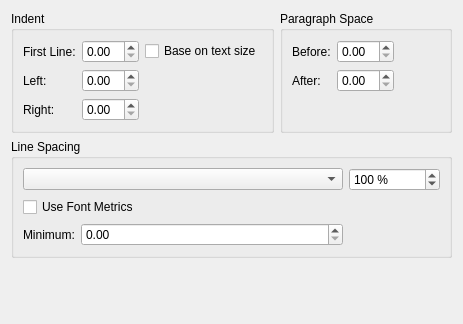
<?xml version="1.0" encoding="UTF-8"?>
<ui version="4.0">
 <class>ParagraphIndentSpacing</class>
 <widget class="QWidget" name="ParagraphIndentSpacing">
  <property name="geometry">
   <rect>
    <x>0</x>
    <y>0</y>
    <width>463</width>
    <height>324</height>
   </rect>
  </property>
  <property name="whatsThis">
   <string>&lt;p&gt;&lt;ul&gt;&lt;li&gt;&lt;b&gt;Single&lt;/b&gt;: The normal linespacing&lt;/li&gt;&lt;/ul&gt;&lt;/p&gt; </string>
  </property>
  <layout class="QGridLayout" name="gridLayout_2">
   <item row="0" column="0">
    <widget class="QGroupBox" name="groupBox">
     <property name="title">
      <string>Indent</string>
     </property>
     <layout class="QGridLayout">
      <item row="1" column="0">
       <widget class="QLabel" name="label">
        <property name="text">
         <string>Left:</string>
        </property>
        <property name="buddy">
         <cstring>left</cstring>
        </property>
       </widget>
      </item>
      <item row="1" column="1">
       <widget class="KoUnitDoubleSpinBox" name="left"/>
      </item>
      <item row="1" column="2" rowspan="2">
       <spacer>
        <property name="orientation">
         <enum>Qt::Horizontal</enum>
        </property>
        <property name="sizeHint" stdset="0">
         <size>
          <width>40</width>
          <height>10</height>
         </size>
        </property>
       </spacer>
      </item>
      <item row="2" column="0">
       <widget class="QLabel" name="label_2">
        <property name="text">
         <string>Right:</string>
        </property>
        <property name="buddy">
         <cstring>right</cstring>
        </property>
       </widget>
      </item>
      <item row="2" column="1">
       <widget class="KoUnitDoubleSpinBox" name="right"/>
      </item>
      <item row="0" column="0">
       <widget class="QLabel" name="label_3">
        <property name="text">
         <string>First Line:</string>
        </property>
        <property name="buddy">
         <cstring>first</cstring>
        </property>
       </widget>
      </item>
      <item row="0" column="1">
       <widget class="KoUnitDoubleSpinBox" name="first"/>
      </item>
      <item row="0" column="2">
       <widget class="QCheckBox" name="autoTextIndent">
        <property name="text">
         <string>Base on text size</string>
        </property>
       </widget>
      </item>
     </layout>
    </widget>
   </item>
   <item row="0" column="1">
    <widget class="QGroupBox" name="groupBox_3">
     <property name="title">
      <string>Paragraph Space</string>
     </property>
     <layout class="QGridLayout">
      <item row="0" column="0">
       <widget class="QLabel" name="label_5">
        <property name="text">
         <string>Before:</string>
        </property>
        <property name="buddy">
         <cstring>before</cstring>
        </property>
       </widget>
      </item>
      <item row="0" column="1">
       <widget class="KoUnitDoubleSpinBox" name="before"/>
      </item>
      <item row="0" column="2" rowspan="2">
       <spacer>
        <property name="orientation">
         <enum>Qt::Horizontal</enum>
        </property>
        <property name="sizeHint" stdset="0">
         <size>
          <width>40</width>
          <height>51</height>
         </size>
        </property>
       </spacer>
      </item>
      <item row="1" column="0">
       <widget class="QLabel" name="label_6">
        <property name="text">
         <string>After:</string>
        </property>
        <property name="buddy">
         <cstring>after</cstring>
        </property>
       </widget>
      </item>
      <item row="1" column="1">
       <widget class="KoUnitDoubleSpinBox" name="after"/>
      </item>
      <item row="2" column="1">
       <spacer name="verticalSpacer">
        <property name="orientation">
         <enum>Qt::Vertical</enum>
        </property>
        <property name="sizeHint" stdset="0">
         <size>
          <width>20</width>
          <height>1</height>
         </size>
        </property>
       </spacer>
      </item>
     </layout>
    </widget>
   </item>
   <item row="1" column="0" colspan="2">
    <widget class="QGroupBox" name="groupBox_2">
     <property name="whatsThis">
      <string>&lt;p&gt;&lt;ul&gt;&lt;li&gt;&lt;b&gt;Single&lt;/b&gt;: The normal linespacing&lt;/li&gt;&lt;/ul&gt;&lt;/p&gt; </string>
     </property>
     <property name="title">
      <string>Line Spacing</string>
     </property>
     <layout class="QGridLayout" name="gridLayout">
      <item row="2" column="2">
       <spacer>
        <property name="orientation">
         <enum>Qt::Horizontal</enum>
        </property>
        <property name="sizeHint" stdset="0">
         <size>
          <width>91</width>
          <height>20</height>
         </size>
        </property>
       </spacer>
      </item>
      <item row="2" column="0">
       <widget class="QLabel" name="label_7">
        <property name="sizePolicy">
         <sizepolicy hsizetype="Fixed" vsizetype="Preferred">
          <horstretch>0</horstretch>
          <verstretch>0</verstretch>
         </sizepolicy>
        </property>
        <property name="text">
         <string>Minimum:</string>
        </property>
        <property name="buddy">
         <cstring>minimumLineSpacing</cstring>
        </property>
       </widget>
      </item>
      <item row="2" column="1">
       <widget class="KoUnitDoubleSpinBox" name="minimumLineSpacing"/>
      </item>
      <item row="0" column="0" colspan="2">
       <widget class="QComboBox" name="lineSpacing">
        <property name="sizePolicy">
         <sizepolicy hsizetype="Preferred" vsizetype="Fixed">
          <horstretch>1</horstretch>
          <verstretch>0</verstretch>
         </sizepolicy>
        </property>
       </widget>
      </item>
      <item row="0" column="2">
       <widget class="QStackedWidget" name="spacingStack">
        <property name="currentIndex">
         <number>1</number>
        </property>
        <widget class="QWidget" name="unitsPage">
         <layout class="QHBoxLayout">
          <property name="margin">
           <number>0</number>
          </property>
          <item>
           <widget class="KoUnitDoubleSpinBox" name="custom"/>
          </item>
         </layout>
        </widget>
        <widget class="QWidget" name="percentPage">
         <layout class="QHBoxLayout">
          <property name="margin">
           <number>0</number>
          </property>
          <item>
           <widget class="QSpinBox" name="proportional">
            <property name="suffix">
             <string> %</string>
            </property>
            <property name="minimum">
             <number>85</number>
            </property>
            <property name="maximum">
             <number>999</number>
            </property>
            <property name="singleStep">
             <number>5</number>
            </property>
            <property name="value">
             <number>100</number>
            </property>
           </widget>
          </item>
         </layout>
        </widget>
       </widget>
      </item>
      <item row="1" column="0" colspan="3">
       <widget class="QCheckBox" name="useFont">
        <property name="text">
         <string>Use Font Metrics</string>
        </property>
       </widget>
      </item>
     </layout>
    </widget>
   </item>
   <item row="2" column="0" colspan="2">
    <spacer>
     <property name="orientation">
      <enum>Qt::Vertical</enum>
     </property>
     <property name="sizeHint" stdset="0">
      <size>
       <width>10</width>
       <height>16</height>
      </size>
     </property>
    </spacer>
   </item>
  </layout>
 </widget>
 <customwidgets>
  <customwidget>
   <class>KoUnitDoubleSpinBox</class>
   <extends>QDoubleSpinBox</extends>
   <header>KoUnitDoubleSpinBox.h</header>
  </customwidget>
 </customwidgets>
 <resources/>
 <connections/>
</ui>
